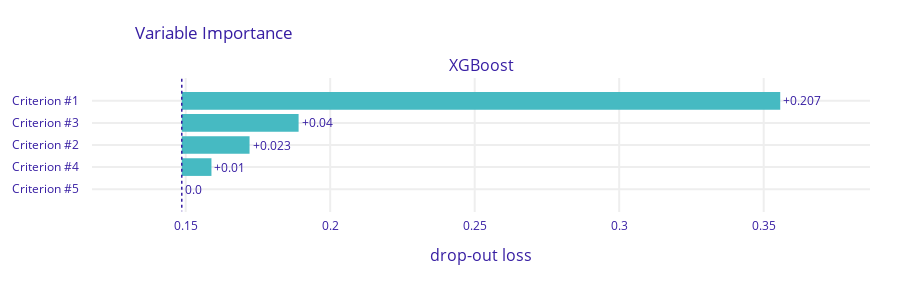

Write notebook code for a chart like this one.
### Code cell
fi = dalex_explainer.model_parts()
fi.plot()

### Figure 1 — Plotly figure (JSON) as saved in the notebook; plotly's stock layout.template omitted (floating-point values rounded to 4 significant figures)
{"data": [{"base": 0.1486, "hoverinfo": "text", "hoverlabel": {"bgcolor": "rgba(0,0,0,0.8)"}, "hovertext": ["Model: XGBoost loss after<br>variable: Criterion #1 is permuted: 0.356<br>Drop-out loss change: +0.207", "Model: XGBoost loss after<br>variable: Criterion #3 is permuted: 0.189<br>Drop-out loss change: +0.04", "Model: XGBoost loss after<br>variable: Criterion #2 is permuted: 0.172<br>Drop-out loss change: +0.023", "Model: XGBoost loss after<br>variable: Criterion #4 is permuted: 0.159<br>Drop-out loss change: +0.01", "Model: XGBoost loss after<br>variable: Criterion #5 is permuted: 0.149<br>Drop-out loss change: -0.0"], "marker": {"color": "#46bac2"}, "orientation": "h", "showlegend": false, "text": ["+0.207", "+0.04", "+0.023", "+0.01", "0.0"], "textposition": "outside", "type": "bar", "x": [0.2071, 0.04042, 0.02345, 0.01027, 0], "xaxis": "x", "y": ["Criterion #1", "Criterion #3", "Criterion #2", "Criterion #4", "Criterion #5"], "yaxis": "y"}], "layout": {"annotations": [{"font": {"size": 16}, "showarrow": false, "text": "XGBoost", "x": 0.5, "xanchor": "center", "xref": "paper", "y": 1, "yanchor": "bottom", "yref": "paper"}, {"font": {"size": 16}, "showarrow": false, "text": "drop-out loss", "x": 0.5, "xanchor": "center", "xref": "paper", "y": 0, "yanchor": "top", "yref": "paper", "yshift": -30}], "font": {"color": "#371ea3"}, "height": 283, "margin": {"b": 71, "r": 30, "t": 78}, "shapes": [{"line": {"color": "#371ea3", "dash": "dot", "width": 1.5}, "type": "line", "x0": 0.1486, "x1": 0.1486, "xref": "x", "y0": -1, "y1": 5, "yref": "y"}], "title": {"text": "Variable Importance", "x": 0.15}, "xaxis": {"anchor": "y", "automargin": true, "domain": [0, 1], "fixedrange": true, "gridwidth": 2, "range": [0.1176, 0.3868], "tickcolor": "white", "ticklen": 3, "ticks": "outside", "type": "linear", "zeroline": false}, "yaxis": {"anchor": "x", "automargin": true, "autorange": "reversed", "domain": [0, 1], "fixedrange": true, "gridwidth": 2, "tickcolor": "white", "ticklen": 10, "ticks": "outside", "type": "category"}}}
